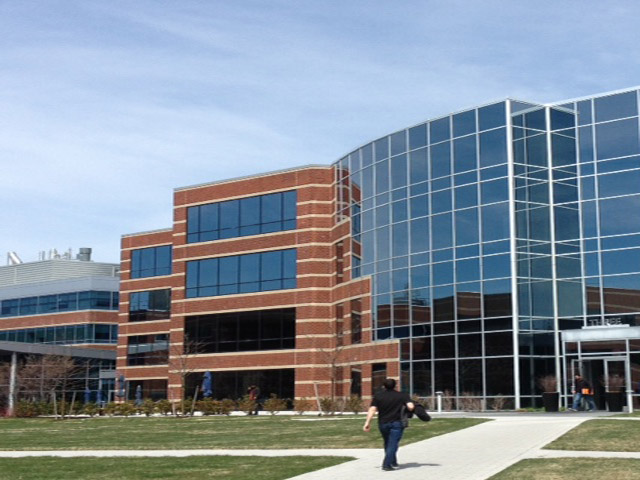
%> input picture DIP_MA_Project_PANORAMA/input/1.jpg, 640 x 480 px; its folder holds 4 pictures in this run
$ octave panorama_main.m   (GNU Octave 9; MATLAB toolbox functions it lacks are replaced by stand-ins)
%> lines starting %> are read from the running program, lines starting %| are printed output that depends on the picture
clc;
clear;

buildingDir = fullfile('input');
buildingScene = imageDatastore(buildingDir);

montage(buildingScene.Files)
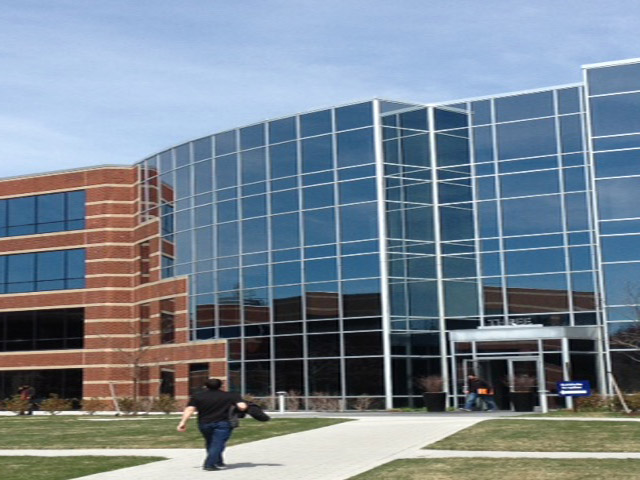
%> input picture DIP_MA_Project_PANORAMA/input/2.jpg, 640 x 480 px
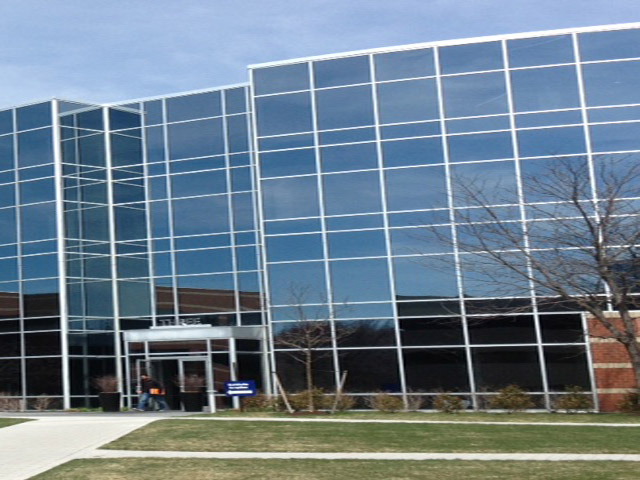
%> input picture DIP_MA_Project_PANORAMA/input/3.jpg, 640 x 480 px
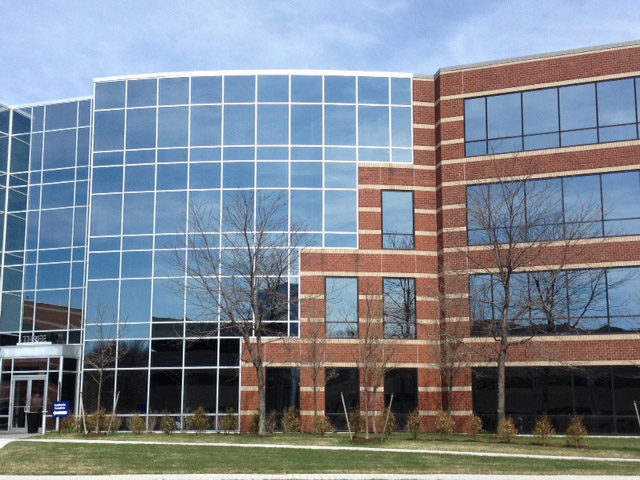
%> input picture DIP_MA_Project_PANORAMA/input/4.jpg, 640 x 480 px
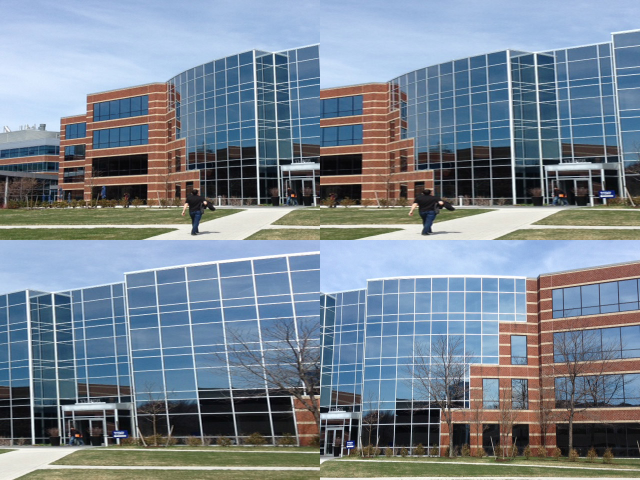
%> displayed picture: size 960x1280x3, on the screen's scale of 0 to 255 (shown at 1/2 size); mean R, G, B 121.2, 133.8, 146.5

I = readimage(buildingScene, 1);
%> I is the input picture: size 480x640x3 uint8; mean R, G, B 130.1, 141.2, 152.9

grayImage = im2gray(I);
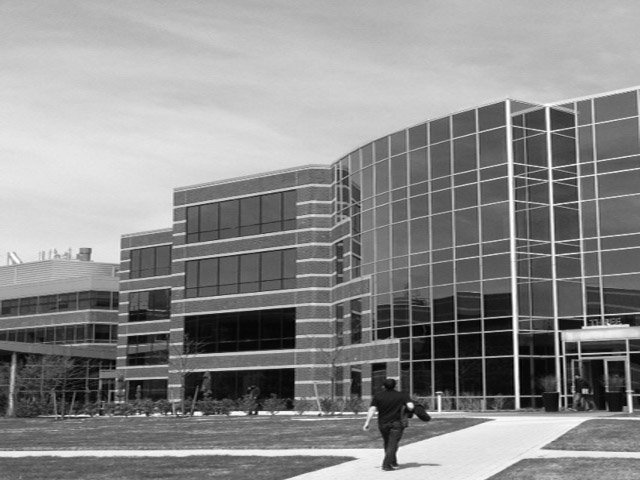
%> grayImage: size 480x640 uint8; min 0, max 255, mean 139.2
%> (the run ends here)
